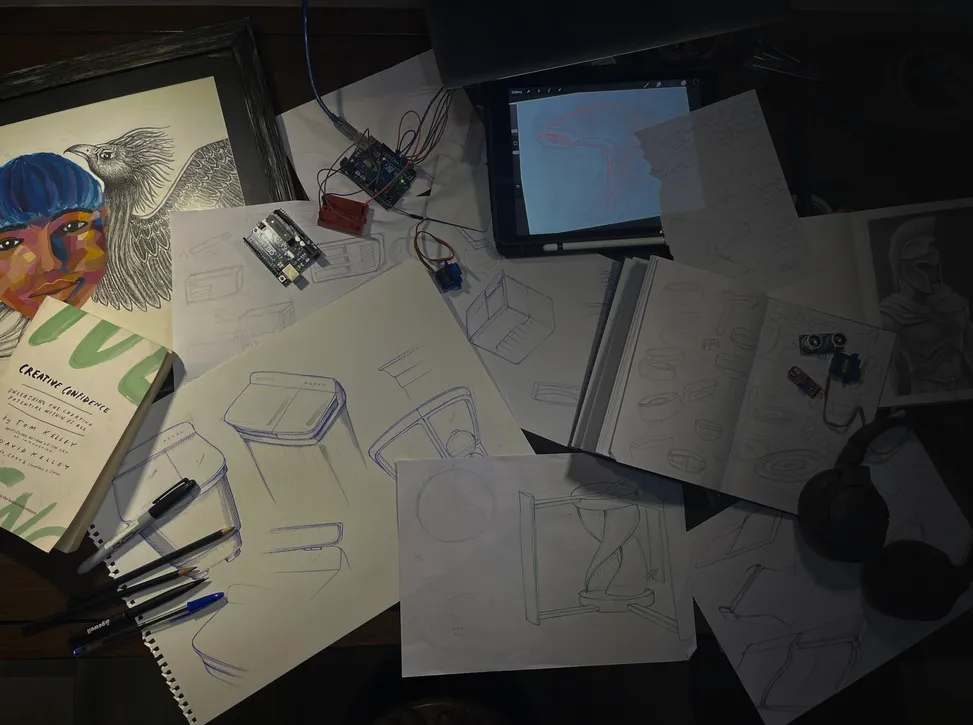
#> input picture slides/01-backdrop.webp, 973 x 725 px, shrunk from 3743 x 2788 before the run; its folder holds only this picture in this run
$ python remove_indicator.py
#> lines starting #> are read from the running program, lines starting #| are printed output that depends on the picture; after the words box and inside, x2 and y2 are one past the last pixel; in counts of white or black regions, pixels touching at a corner belong together
"""
remove_indicator.py — paint out the left-edge "1-4 project" ticks
(one orange + three grey lines) that are baked into the slide images.

    python tools/remove_indicator.py

Run it from the v2 folder, after render_pdf.py. Originals are copied to
slides_original/ the first time. Each tick is replaced by blending the pixel
rows just above and below it, so it disappears into the background.
Lines that run further right than the ticks (real design lines, e.g. on s06)
are left alone.
"""
import os, glob, shutil
import numpy as np
from PIL import Image

here = os.path.dirname(os.path.abspath(__file__))
slides = os.path.join(here, "..", "slides")
backup = os.path.join(here, "..", "slides_original")

Y_RANGE = (0.42, 0.60)  # where the ticks sit, as a fraction of slide height
MAX_X = 75              # ticks end before this x (px at 2.5x render scale)
PAD = 3                 # extra rows / columns to cover anti-aliased edges


def tick_rows(a):
    """Row groups (y0, y1, x_end) in the left band that look like short ticks."""
    h = a.shape[0]
#> h = 725
    y_lo, y_hi = int(h * Y_RANGE[0]), int(h * Y_RANGE[1])
#> y_lo = 304; y_hi = 435
    ref = a[:, 110:111]                                   # local background
#> ref = 725 rows, first 8: [39, 36, 30], [39, 36, 30], [39, 36, 30], [39, 36, 30], [46, 43, 37], [39, 36, 30], [17, 14, 8], [18, 15, 9]
    diff = np.abs(a[:, :200] - ref).sum(2) > 90
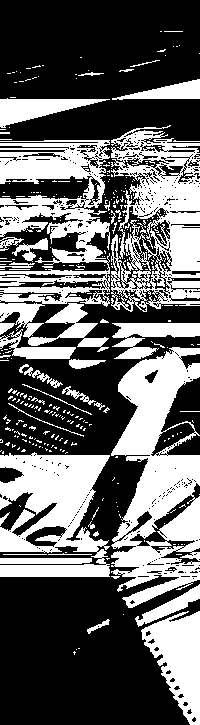
#> diff: shape (725, 200) bool; 39.1% white; 338 white regions (296 under 20 px), largest, box (x1, y1, x2, y2) and area: (111, 347, 200, 608) 13187, (0, 140, 110, 352) 11751, (111, 125, 200, 312) 9436
    rows = [y for y in range(y_lo, y_hi) if diff[y, :MAX_X].sum() > 25]
#> rows = 52 values from 304 to 358
    groups = []
    for y in rows:
        if groups and y <= groups[-1][1] + 2:
            groups[-1][1] = y
        else:
            groups.append([y, y])
#> this loop made 52 passes
#> y on passes 1 to 12: 304, 305, 306, 307, 308, 309, 310, 311, 312, 313, 314, 315
#> after the loop, groups = [[304, 343], [347, 358]]
    out = []
    for y0, y1 in groups:
        xs = np.where(diff[y0:y1 + 1].any(0))[0]
        if len(xs) and xs.max() < MAX_X and y1 - y0 < 12:   # short and thin → a tick
            out.append((y0, y1, int(xs.max())))
#> this loop made 2 passes
#> after the loop, out = []
    return out


def main():
    if not os.path.isdir(backup):
        shutil.copytree(slides, backup)
        print(f"Backed up originals to {os.path.normpath(backup)}")

    for path in sorted(glob.glob(os.path.join(slides, "*.webp"))):
        name = os.path.basename(path)
        a = np.asarray(Image.open(path).convert("RGB")).astype(float)
        ticks = tick_rows(a)
#> ticks = []
        if len(ticks) < 2:                                # not an indicator (e.g. the cover photo)
            continue
        for y0, y1, x_end in ticks:
            top, bot = y0 - PAD, y1 + PAD
            x1 = x_end + PAD + 1
            above, below = a[top - 1, :x1], a[bot + 1, :x1]
            for y in range(top, bot + 1):
                k = (y - top + 1) / (bot - top + 2)
                a[y, :x1] = above * (1 - k) + below * k
        Image.fromarray(a.round().astype(np.uint8)).save(
            os.path.join(slides, name), "WEBP", quality=92, method=6)
        print(f"{name}: removed {len(ticks)} ticks")


if __name__ == "__main__":
    main()

$ run again, on slides/05-bg.webp
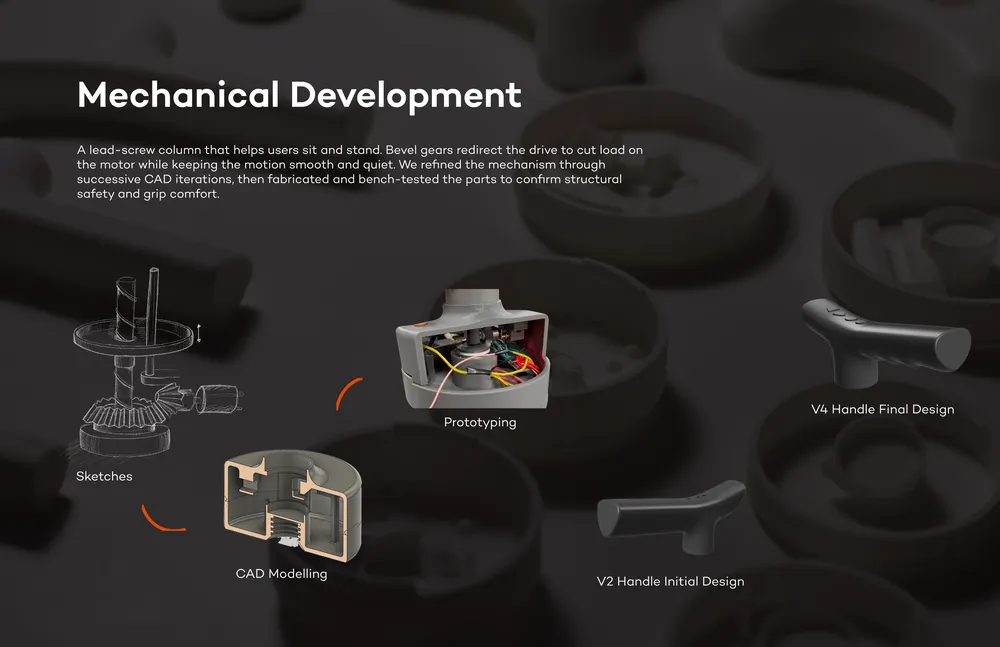
#> input picture slides/05-bg.webp, 1000 x 647 px, shrunk from 3255 x 2105 before the run
#> ref = 647 rows, first 8: [51, 48, 49], [51, 48, 49], [51, 48, 49], [51, 48, 49], [51, 48, 49], [51, 48, 49], [51, 48, 49], [51, 48, 49]
#> in tick_rows, `diff = np.abs(a[:, :200] - ref).sum(2) > 90`:
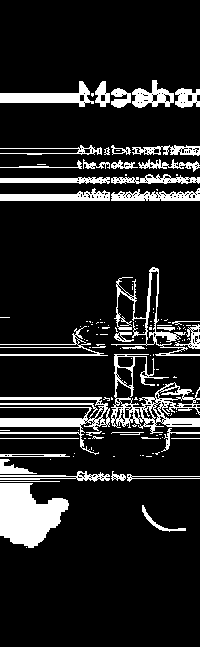
#> diff: shape (647, 200) bool; 13.5% white; 139 white regions (98 under 20 px), largest, box (x1, y1, x2, y2) and area: (0, 483, 69, 548) 2969, (111, 354, 200, 434) 2109, (0, 397, 110, 455) 1892
#> rows = [344, 347, 354, 355]
#> the loop in tick_rows, `for y in rows:` made 4 passes
#> y on passes 1 to 4: 344, 347, 354, 355
#> after the loop in tick_rows, `for y in rows:`: groups = [[344, 344], [347, 347], [354, 355]]
#> the loop in tick_rows, `for y0, y1 in groups:` made 3 passes
#> after the loop in tick_rows, `for y0, y1 in groups:`: out = []
